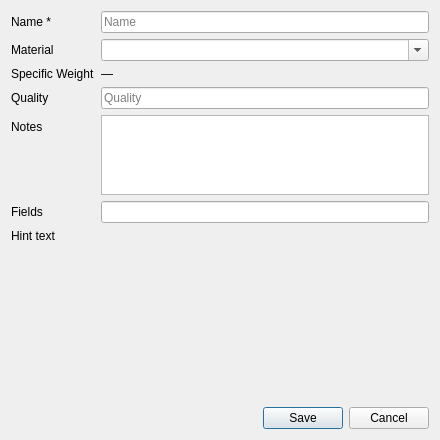
<?xml version="1.0" encoding="UTF-8"?>
<ui version="4.0">
 <class>ProfileSaveDialog</class>
 <widget class="QDialog" name="ProfileSaveDialog">
  <property name="geometry">
   <rect>
    <x>0</x>
    <y>0</y>
    <width>440</width>
    <height>440</height>
   </rect>
  </property>
  <property name="minimumSize">
   <size>
    <width>360</width>
    <height>380</height>
   </size>
  </property>
  <property name="windowTitle">
   <string>Save Profile</string>
  </property>
  <property name="modal">
   <bool>true</bool>
  </property>
  <layout class="QVBoxLayout" name="main_layout">
   <item>
    <layout class="QFormLayout" name="form_layout">
     <item row="0" column="0">
      <widget class="QLabel" name="lbl_name">
       <property name="text">
        <string>Name *</string>
       </property>
      </widget>
     </item>
     <item row="0" column="1">
      <widget class="QLineEdit" name="e_name">
       <property name="placeholderText">
        <string>Name</string>
       </property>
      </widget>
     </item>
     <item row="1" column="0">
      <widget class="QLabel" name="lbl_material">
       <property name="text">
        <string>Material</string>
       </property>
      </widget>
     </item>
     <item row="1" column="1">
      <widget class="QComboBox" name="combo_material">
       <property name="editable">
        <bool>true</bool>
       </property>
      </widget>
     </item>
     <item row="2" column="0">
      <widget class="QLabel" name="lbl_sw">
       <property name="text">
        <string>Specific Weight</string>
       </property>
      </widget>
     </item>
     <item row="2" column="1">
      <widget class="QLabel" name="lbl_sw_value">
       <property name="text">
        <string>—</string>
       </property>
      </widget>
     </item>
     <item row="3" column="0">
      <widget class="QLabel" name="lbl_quality">
       <property name="text">
        <string>Quality</string>
       </property>
      </widget>
     </item>
     <item row="3" column="1">
      <widget class="QLineEdit" name="e_quality">
       <property name="placeholderText">
        <string>Quality</string>
       </property>
      </widget>
     </item>
     <item row="4" column="0">
      <widget class="QLabel" name="lbl_notes">
       <property name="text">
        <string>Notes</string>
       </property>
      </widget>
     </item>
     <item row="4" column="1">
      <widget class="QTextEdit" name="e_notes">
       <property name="maximumSize">
        <size>
         <width>16777215</width>
         <height>80</height>
        </size>
       </property>
      </widget>
     </item>
     <item row="5" column="0">
      <widget class="QLabel" name="lbl_fields">
       <property name="text">
        <string>Fields</string>
       </property>
      </widget>
     </item>
     <item row="5" column="1">
      <widget class="QLineEdit" name="e_fields"/>
     </item>
    </layout>
   </item>
   <item>
    <widget class="QLabel" name="lbl_hint">
     <property name="wordWrap">
      <bool>true</bool>
     </property>
     <property name="text">
      <string>Hint text</string>
     </property>
    </widget>
   </item>
   <item>
    <spacer name="verticalSpacer">
     <property name="orientation">
      <enum>Qt::Vertical</enum>
     </property>
     <property name="sizeHint" stdset="0">
      <size>
       <width>20</width>
       <height>40</height>
      </size>
     </property>
    </spacer>
   </item>
   <item>
    <widget class="QDialogButtonBox" name="button_box">
     <property name="standardButtons">
      <set>QDialogButtonBox::Cancel|QDialogButtonBox::Save</set>
     </property>
    </widget>
   </item>
  </layout>
 </widget>
 <resources/>
 <connections/>
</ui>
